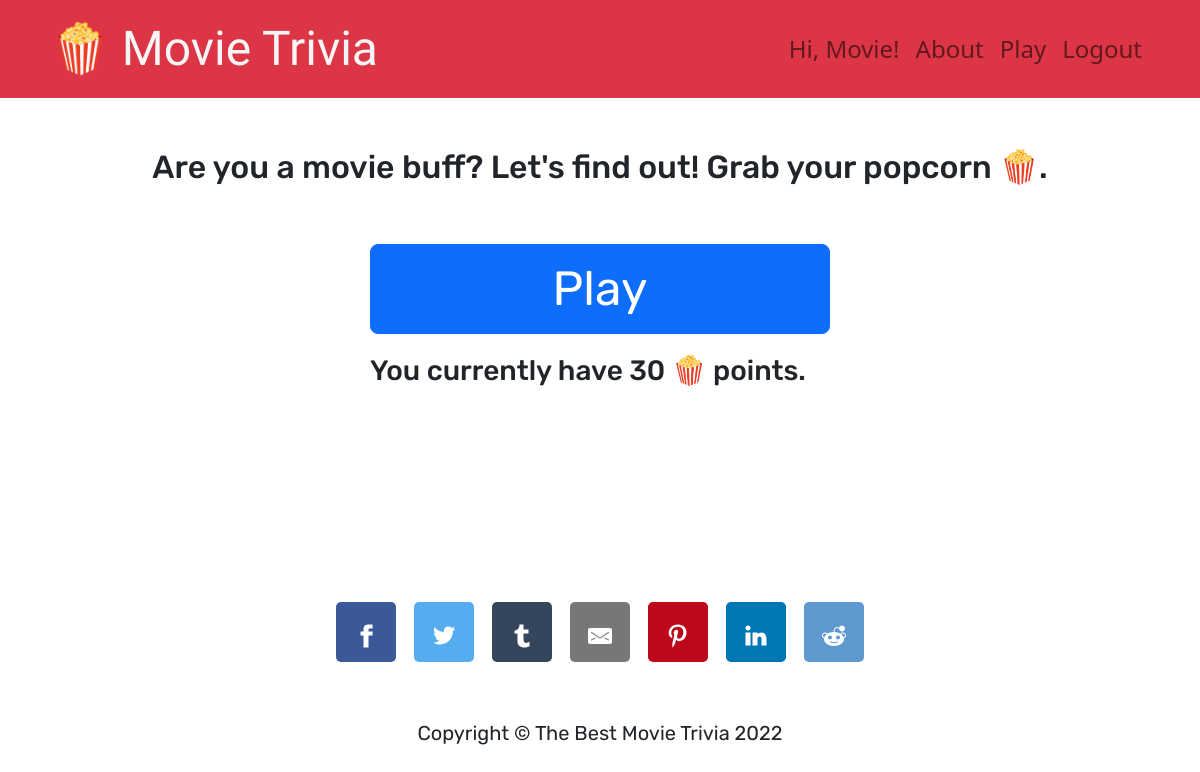
Page / (signed in) on the earlier database version.
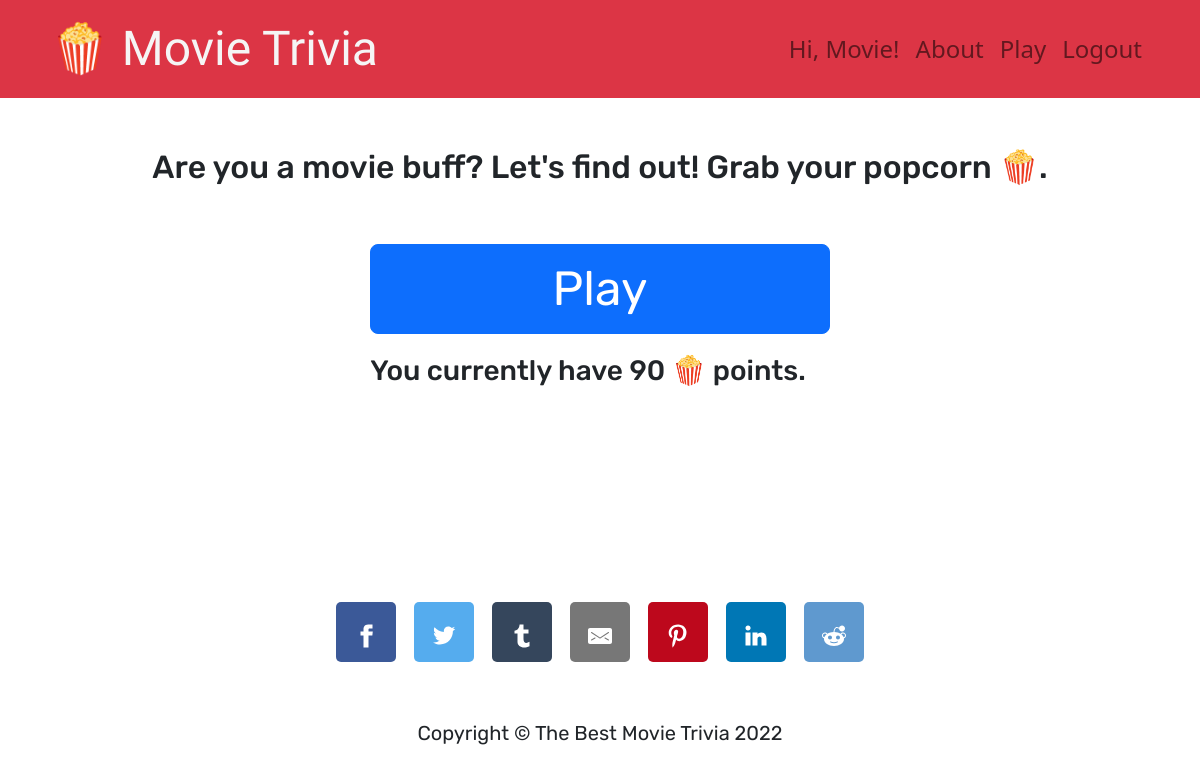
Same page on the later database version.
### main.py (models this page shows)
class Player(db.Model, UserMixin):
    id = db.Column(db.Integer, primary_key=True)
    first_name = db.Column(db.String(30), db.CheckConstraint('first_name > 0'), nullable=False)
    last_name = db.Column(db.String(30), db.CheckConstraint('last_name > 0'), nullable=False)
    email_address = db.Column(db.String(50), unique=True, nullable=False)
    password = db.Column(db.String(), db.CheckConstraint('password > 0'), unique=True, nullable=False)
    points = db.Column(db.Integer, default=0)

### main.py (the view)
@app.route('/')
def home():
    return render_template('index.html')

### main.py (called while the page is built)
@login_manager.user_loader
def load_user(user_id):
    return Player.query.get(user_id)

### templates/index.html (shortened to what the changed rows need)
<!DOCTYPE html>
<html lang="en">
{% include "header.html" %}
<body>
<div class="container main-body">
  <h2> Are you a movie buff? Let's find out! Grab your popcorn 🍿. </h2>
  <div class="row">
    <div class="play-button">
      {% if current_user.is_authenticated %}
      <a class="btn btn-primary btn-lg btn-block play" href="{{ url_for('get_question') }}">Play</a>
      <h3> You currently have {{ current_user.points }} 🍿 points. </h3>
      {% endif %}
    </div>
  </div>
  {% include "footer.html" %}
</div>
</body>
</html>

### templates/header.html (shortened to what this page needs)
<!DOCTYPE html>
<html lang="en">
<head>
  <link href="https://cdn.jsdelivr.net/npm/bootstrap@5.2.0/dist/css/bootstrap.min.css" rel="stylesheet"
>
  <link rel="stylesheet" href="/static/css/styles.css">
</head>
<body>
<nav class="navbar navbar-expand-lg navbar-light bg-danger">
  <a class="navbar-brand" href="/">🍿 Movie Trivia </a>
  <div class="collapse navbar-collapse" id="navbarResponsive">
    <ul class="navbar-nav ml-auto">
      {% if current_user.is_authenticated %}
      <li class="nav-item">
        <a href="" class="nav-link"> Hi, {{ current_user.first_name }}!</a>
      </li>
      <li class="nav-item">
        <a class="nav-link" href="/about">About</a>
      </li>
      <li class="nav-item">
        <a class="nav-link" href="/play">Play</a>
      </li>
      <li class="nav-item">
        <a class="nav-link" href="/logout">Logout</a>
      </li>
      {% endif %}
    </ul>
  </div>
</nav>
</body>

Differences in the rows shown:
changed Player "Movie": points "30" → "90"
